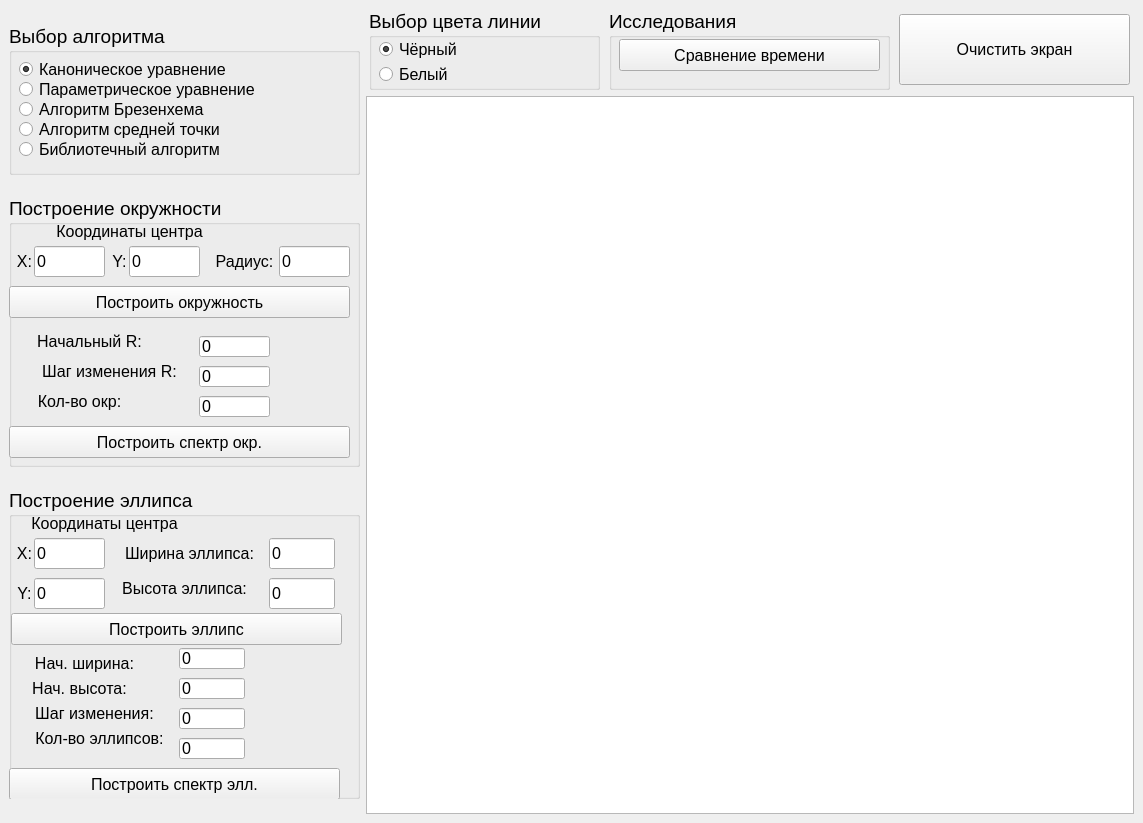
<?xml version="1.0" encoding="UTF-8"?>
<ui version="4.0">
 <class>MainWindow</class>
 <widget class="QMainWindow" name="MainWindow">
  <property name="geometry">
   <rect>
    <x>0</x>
    <y>0</y>
    <width>1143</width>
    <height>823</height>
   </rect>
  </property>
  <property name="minimumSize">
   <size>
    <width>0</width>
    <height>0</height>
   </size>
  </property>
  <property name="maximumSize">
   <size>
    <width>9999999</width>
    <height>9999999</height>
   </size>
  </property>
  <property name="windowTitle">
   <string>Лабораторная работа №4</string>
  </property>
  <widget class="QWidget" name="centralwidget">
   <layout class="QGridLayout" name="gridLayout">
    <item row="0" column="0" rowspan="2">
     <layout class="QVBoxLayout" name="verticalLayout">
      <item>
       <widget class="QGroupBox" name="groupBoxChooseAlg">
        <property name="sizePolicy">
         <sizepolicy hsizetype="Expanding" vsizetype="Expanding">
          <horstretch>0</horstretch>
          <verstretch>0</verstretch>
         </sizepolicy>
        </property>
        <property name="minimumSize">
         <size>
          <width>351</width>
          <height>151</height>
         </size>
        </property>
        <property name="maximumSize">
         <size>
          <width>351</width>
          <height>151</height>
         </size>
        </property>
        <property name="font">
         <font>
          <pointsize>14</pointsize>
         </font>
        </property>
        <property name="title">
         <string>Выбор алгоритма</string>
        </property>
        <widget class="QRadioButton" name="radioButtonKanonYr">
         <property name="geometry">
          <rect>
           <x>10</x>
           <y>30</y>
           <width>371</width>
           <height>31</height>
          </rect>
         </property>
         <property name="font">
          <font>
           <pointsize>12</pointsize>
          </font>
         </property>
         <property name="text">
          <string>Каноническое уравнение</string>
         </property>
         <property name="checked">
          <bool>true</bool>
         </property>
        </widget>
        <widget class="QRadioButton" name="radioButtonParamYr">
         <property name="geometry">
          <rect>
           <x>10</x>
           <y>50</y>
           <width>291</width>
           <height>31</height>
          </rect>
         </property>
         <property name="font">
          <font>
           <pointsize>12</pointsize>
          </font>
         </property>
         <property name="text">
          <string>Параметрическое уравнение</string>
         </property>
        </widget>
        <widget class="QRadioButton" name="radioButtonBres">
         <property name="geometry">
          <rect>
           <x>10</x>
           <y>70</y>
           <width>241</width>
           <height>31</height>
          </rect>
         </property>
         <property name="font">
          <font>
           <pointsize>12</pointsize>
          </font>
         </property>
         <property name="text">
          <string>Алгоритм Брезенхема</string>
         </property>
        </widget>
        <widget class="QRadioButton" name="radioButtonSredToch">
         <property name="geometry">
          <rect>
           <x>10</x>
           <y>90</y>
           <width>261</width>
           <height>31</height>
          </rect>
         </property>
         <property name="font">
          <font>
           <pointsize>12</pointsize>
          </font>
         </property>
         <property name="text">
          <string>Алгоритм средней точки</string>
         </property>
        </widget>
        <widget class="QRadioButton" name="radioButtonLib">
         <property name="geometry">
          <rect>
           <x>10</x>
           <y>110</y>
           <width>251</width>
           <height>31</height>
          </rect>
         </property>
         <property name="font">
          <font>
           <pointsize>12</pointsize>
          </font>
         </property>
         <property name="text">
          <string>Библиотечный алгоритм</string>
         </property>
        </widget>
       </widget>
      </item>
      <item>
       <widget class="QGroupBox" name="groupBoxDrawCircle">
        <property name="minimumSize">
         <size>
          <width>351</width>
          <height>271</height>
         </size>
        </property>
        <property name="maximumSize">
         <size>
          <width>351</width>
          <height>271</height>
         </size>
        </property>
        <property name="font">
         <font>
          <pointsize>14</pointsize>
         </font>
        </property>
        <property name="title">
         <string>Построение окружности</string>
        </property>
        <widget class="QLineEdit" name="lineEditStartX">
         <property name="geometry">
          <rect>
           <x>25</x>
           <y>50</y>
           <width>71</width>
           <height>31</height>
          </rect>
         </property>
         <property name="font">
          <font>
           <pointsize>12</pointsize>
          </font>
         </property>
         <property name="text">
          <string>0</string>
         </property>
        </widget>
        <widget class="QLabel" name="labelStartCoords">
         <property name="geometry">
          <rect>
           <x>10</x>
           <y>20</y>
           <width>221</width>
           <height>31</height>
          </rect>
         </property>
         <property name="font">
          <font>
           <pointsize>12</pointsize>
          </font>
         </property>
         <property name="frameShape">
          <enum>QFrame::NoFrame</enum>
         </property>
         <property name="frameShadow">
          <enum>QFrame::Plain</enum>
         </property>
         <property name="text">
          <string>Координаты центра</string>
         </property>
         <property name="scaledContents">
          <bool>false</bool>
         </property>
         <property name="alignment">
          <set>Qt::AlignCenter</set>
         </property>
        </widget>
        <widget class="QLabel" name="labelX">
         <property name="geometry">
          <rect>
           <x>5</x>
           <y>50</y>
           <width>21</width>
           <height>31</height>
          </rect>
         </property>
         <property name="font">
          <font>
           <pointsize>12</pointsize>
          </font>
         </property>
         <property name="frameShape">
          <enum>QFrame::NoFrame</enum>
         </property>
         <property name="frameShadow">
          <enum>QFrame::Plain</enum>
         </property>
         <property name="text">
          <string>X:</string>
         </property>
         <property name="scaledContents">
          <bool>false</bool>
         </property>
         <property name="alignment">
          <set>Qt::AlignCenter</set>
         </property>
        </widget>
        <widget class="QLabel" name="labelY">
         <property name="geometry">
          <rect>
           <x>100</x>
           <y>50</y>
           <width>21</width>
           <height>31</height>
          </rect>
         </property>
         <property name="font">
          <font>
           <pointsize>12</pointsize>
          </font>
         </property>
         <property name="frameShape">
          <enum>QFrame::NoFrame</enum>
         </property>
         <property name="frameShadow">
          <enum>QFrame::Plain</enum>
         </property>
         <property name="text">
          <string>Y:</string>
         </property>
         <property name="scaledContents">
          <bool>false</bool>
         </property>
         <property name="alignment">
          <set>Qt::AlignCenter</set>
         </property>
        </widget>
        <widget class="QLineEdit" name="lineEditStartY">
         <property name="geometry">
          <rect>
           <x>120</x>
           <y>50</y>
           <width>71</width>
           <height>31</height>
          </rect>
         </property>
         <property name="font">
          <font>
           <pointsize>12</pointsize>
          </font>
         </property>
         <property name="text">
          <string>0</string>
         </property>
        </widget>
        <widget class="QPushButton" name="pushButtonDrawCircle">
         <property name="geometry">
          <rect>
           <x>0</x>
           <y>90</y>
           <width>341</width>
           <height>32</height>
          </rect>
         </property>
         <property name="font">
          <font>
           <pointsize>12</pointsize>
          </font>
         </property>
         <property name="text">
          <string>Построить окружность</string>
         </property>
        </widget>
        <widget class="QLineEdit" name="lineEditR">
         <property name="geometry">
          <rect>
           <x>270</x>
           <y>50</y>
           <width>71</width>
           <height>31</height>
          </rect>
         </property>
         <property name="font">
          <font>
           <pointsize>12</pointsize>
          </font>
         </property>
         <property name="text">
          <string>0</string>
         </property>
        </widget>
        <widget class="QLabel" name="labelR">
         <property name="geometry">
          <rect>
           <x>180</x>
           <y>50</y>
           <width>111</width>
           <height>31</height>
          </rect>
         </property>
         <property name="font">
          <font>
           <pointsize>12</pointsize>
          </font>
         </property>
         <property name="frameShape">
          <enum>QFrame::NoFrame</enum>
         </property>
         <property name="frameShadow">
          <enum>QFrame::Plain</enum>
         </property>
         <property name="text">
          <string>Радиус:</string>
         </property>
         <property name="scaledContents">
          <bool>false</bool>
         </property>
         <property name="alignment">
          <set>Qt::AlignCenter</set>
         </property>
        </widget>
        <widget class="QPushButton" name="pushButtonDrawSpecCirc">
         <property name="geometry">
          <rect>
           <x>0</x>
           <y>230</y>
           <width>341</width>
           <height>32</height>
          </rect>
         </property>
         <property name="font">
          <font>
           <pointsize>12</pointsize>
          </font>
         </property>
         <property name="text">
          <string>Построить спектр окр.</string>
         </property>
        </widget>
        <widget class="QLabel" name="labelCount">
         <property name="geometry">
          <rect>
           <x>10</x>
           <y>190</y>
           <width>121</width>
           <height>31</height>
          </rect>
         </property>
         <property name="font">
          <font>
           <pointsize>12</pointsize>
          </font>
         </property>
         <property name="frameShape">
          <enum>QFrame::NoFrame</enum>
         </property>
         <property name="frameShadow">
          <enum>QFrame::Plain</enum>
         </property>
         <property name="text">
          <string>Кол-во окр:</string>
         </property>
         <property name="scaledContents">
          <bool>false</bool>
         </property>
         <property name="alignment">
          <set>Qt::AlignCenter</set>
         </property>
        </widget>
        <widget class="QLineEdit" name="lineEditStepR">
         <property name="geometry">
          <rect>
           <x>190</x>
           <y>170</y>
           <width>71</width>
           <height>21</height>
          </rect>
         </property>
         <property name="font">
          <font>
           <pointsize>12</pointsize>
          </font>
         </property>
         <property name="text">
          <string>0</string>
         </property>
        </widget>
        <widget class="QLabel" name="labelStepR">
         <property name="geometry">
          <rect>
           <x>10</x>
           <y>160</y>
           <width>181</width>
           <height>31</height>
          </rect>
         </property>
         <property name="font">
          <font>
           <pointsize>12</pointsize>
          </font>
         </property>
         <property name="frameShape">
          <enum>QFrame::NoFrame</enum>
         </property>
         <property name="frameShadow">
          <enum>QFrame::Plain</enum>
         </property>
         <property name="text">
          <string>Шаг изменения R:</string>
         </property>
         <property name="scaledContents">
          <bool>false</bool>
         </property>
         <property name="alignment">
          <set>Qt::AlignCenter</set>
         </property>
        </widget>
        <widget class="QLabel" name="labelStartR">
         <property name="geometry">
          <rect>
           <x>10</x>
           <y>130</y>
           <width>141</width>
           <height>31</height>
          </rect>
         </property>
         <property name="font">
          <font>
           <pointsize>12</pointsize>
          </font>
         </property>
         <property name="frameShape">
          <enum>QFrame::NoFrame</enum>
         </property>
         <property name="frameShadow">
          <enum>QFrame::Plain</enum>
         </property>
         <property name="text">
          <string>Начальный R:</string>
         </property>
         <property name="scaledContents">
          <bool>false</bool>
         </property>
         <property name="alignment">
          <set>Qt::AlignCenter</set>
         </property>
        </widget>
        <widget class="QLineEdit" name="lineEditCount">
         <property name="geometry">
          <rect>
           <x>190</x>
           <y>200</y>
           <width>71</width>
           <height>21</height>
          </rect>
         </property>
         <property name="font">
          <font>
           <pointsize>12</pointsize>
          </font>
         </property>
         <property name="text">
          <string>0</string>
         </property>
        </widget>
        <widget class="QLineEdit" name="lineEditStartR">
         <property name="geometry">
          <rect>
           <x>190</x>
           <y>140</y>
           <width>71</width>
           <height>21</height>
          </rect>
         </property>
         <property name="font">
          <font>
           <pointsize>12</pointsize>
          </font>
         </property>
         <property name="text">
          <string>0</string>
         </property>
        </widget>
       </widget>
      </item>
      <item>
       <widget class="QGroupBox" name="groupBoxDrawEll">
        <property name="minimumSize">
         <size>
          <width>351</width>
          <height>311</height>
         </size>
        </property>
        <property name="maximumSize">
         <size>
          <width>351</width>
          <height>311</height>
         </size>
        </property>
        <property name="font">
         <font>
          <pointsize>14</pointsize>
         </font>
        </property>
        <property name="title">
         <string>Построение эллипса</string>
        </property>
        <widget class="QLineEdit" name="lineEditStartXEll">
         <property name="geometry">
          <rect>
           <x>25</x>
           <y>50</y>
           <width>71</width>
           <height>31</height>
          </rect>
         </property>
         <property name="font">
          <font>
           <pointsize>12</pointsize>
          </font>
         </property>
         <property name="text">
          <string>0</string>
         </property>
        </widget>
        <widget class="QLabel" name="labelStartCoordsEll">
         <property name="geometry">
          <rect>
           <x>-10</x>
           <y>10</y>
           <width>211</width>
           <height>51</height>
          </rect>
         </property>
         <property name="font">
          <font>
           <pointsize>12</pointsize>
          </font>
         </property>
         <property name="frameShape">
          <enum>QFrame::NoFrame</enum>
         </property>
         <property name="frameShadow">
          <enum>QFrame::Plain</enum>
         </property>
         <property name="text">
          <string>Координаты центра</string>
         </property>
         <property name="scaledContents">
          <bool>false</bool>
         </property>
         <property name="alignment">
          <set>Qt::AlignCenter</set>
         </property>
        </widget>
        <widget class="QLabel" name="labelStartXEll">
         <property name="geometry">
          <rect>
           <x>5</x>
           <y>50</y>
           <width>21</width>
           <height>31</height>
          </rect>
         </property>
         <property name="font">
          <font>
           <pointsize>12</pointsize>
          </font>
         </property>
         <property name="frameShape">
          <enum>QFrame::NoFrame</enum>
         </property>
         <property name="frameShadow">
          <enum>QFrame::Plain</enum>
         </property>
         <property name="text">
          <string>X:</string>
         </property>
         <property name="scaledContents">
          <bool>false</bool>
         </property>
         <property name="alignment">
          <set>Qt::AlignCenter</set>
         </property>
        </widget>
        <widget class="QLabel" name="labelStartYEll">
         <property name="geometry">
          <rect>
           <x>0</x>
           <y>90</y>
           <width>31</width>
           <height>31</height>
          </rect>
         </property>
         <property name="font">
          <font>
           <pointsize>12</pointsize>
          </font>
         </property>
         <property name="frameShape">
          <enum>QFrame::NoFrame</enum>
         </property>
         <property name="frameShadow">
          <enum>QFrame::Plain</enum>
         </property>
         <property name="text">
          <string>Y:</string>
         </property>
         <property name="scaledContents">
          <bool>false</bool>
         </property>
         <property name="alignment">
          <set>Qt::AlignCenter</set>
         </property>
        </widget>
        <widget class="QLineEdit" name="lineEditStartYEll">
         <property name="geometry">
          <rect>
           <x>25</x>
           <y>90</y>
           <width>71</width>
           <height>31</height>
          </rect>
         </property>
         <property name="font">
          <font>
           <pointsize>12</pointsize>
          </font>
         </property>
         <property name="text">
          <string>0</string>
         </property>
        </widget>
        <widget class="QPushButton" name="pushButtonDrawEll">
         <property name="geometry">
          <rect>
           <x>2</x>
           <y>125</y>
           <width>331</width>
           <height>32</height>
          </rect>
         </property>
         <property name="font">
          <font>
           <pointsize>12</pointsize>
          </font>
         </property>
         <property name="text">
          <string>Построить эллипс</string>
         </property>
        </widget>
        <widget class="QPushButton" name="pushButtonDrawSpecEll">
         <property name="geometry">
          <rect>
           <x>0</x>
           <y>280</y>
           <width>331</width>
           <height>32</height>
          </rect>
         </property>
         <property name="font">
          <font>
           <pointsize>12</pointsize>
          </font>
         </property>
         <property name="text">
          <string>Построить спектр элл.</string>
         </property>
        </widget>
        <widget class="QLabel" name="labelCountEll">
         <property name="geometry">
          <rect>
           <x>5</x>
           <y>235</y>
           <width>171</width>
           <height>31</height>
          </rect>
         </property>
         <property name="font">
          <font>
           <pointsize>12</pointsize>
          </font>
         </property>
         <property name="frameShape">
          <enum>QFrame::NoFrame</enum>
         </property>
         <property name="frameShadow">
          <enum>QFrame::Plain</enum>
         </property>
         <property name="text">
          <string>Кол-во эллипсов:</string>
         </property>
         <property name="scaledContents">
          <bool>false</bool>
         </property>
         <property name="alignment">
          <set>Qt::AlignCenter</set>
         </property>
        </widget>
        <widget class="QLineEdit" name="lineEditStepEll">
         <property name="geometry">
          <rect>
           <x>170</x>
           <y>220</y>
           <width>66</width>
           <height>21</height>
          </rect>
         </property>
         <property name="font">
          <font>
           <pointsize>12</pointsize>
          </font>
         </property>
         <property name="text">
          <string>0</string>
         </property>
        </widget>
        <widget class="QLabel" name="labelStepEll">
         <property name="geometry">
          <rect>
           <x>5</x>
           <y>210</y>
           <width>161</width>
           <height>31</height>
          </rect>
         </property>
         <property name="font">
          <font>
           <pointsize>12</pointsize>
          </font>
         </property>
         <property name="frameShape">
          <enum>QFrame::NoFrame</enum>
         </property>
         <property name="frameShadow">
          <enum>QFrame::Plain</enum>
         </property>
         <property name="text">
          <string>Шаг изменения:</string>
         </property>
         <property name="scaledContents">
          <bool>false</bool>
         </property>
         <property name="alignment">
          <set>Qt::AlignCenter</set>
         </property>
        </widget>
        <widget class="QLabel" name="labelStartWidth">
         <property name="geometry">
          <rect>
           <x>5</x>
           <y>160</y>
           <width>141</width>
           <height>31</height>
          </rect>
         </property>
         <property name="font">
          <font>
           <pointsize>12</pointsize>
          </font>
         </property>
         <property name="frameShape">
          <enum>QFrame::NoFrame</enum>
         </property>
         <property name="frameShadow">
          <enum>QFrame::Plain</enum>
         </property>
         <property name="text">
          <string>Нач. ширина:</string>
         </property>
         <property name="scaledContents">
          <bool>false</bool>
         </property>
         <property name="alignment">
          <set>Qt::AlignCenter</set>
         </property>
        </widget>
        <widget class="QLineEdit" name="lineEditStartHeight">
         <property name="geometry">
          <rect>
           <x>170</x>
           <y>190</y>
           <width>66</width>
           <height>21</height>
          </rect>
         </property>
         <property name="font">
          <font>
           <pointsize>12</pointsize>
          </font>
         </property>
         <property name="text">
          <string>0</string>
         </property>
        </widget>
        <widget class="QLineEdit" name="lineEditCountEll">
         <property name="geometry">
          <rect>
           <x>170</x>
           <y>250</y>
           <width>66</width>
           <height>21</height>
          </rect>
         </property>
         <property name="font">
          <font>
           <pointsize>12</pointsize>
          </font>
         </property>
         <property name="text">
          <string>0</string>
         </property>
        </widget>
        <widget class="QLabel" name="labelStartHeight">
         <property name="geometry">
          <rect>
           <x>5</x>
           <y>185</y>
           <width>131</width>
           <height>31</height>
          </rect>
         </property>
         <property name="font">
          <font>
           <pointsize>12</pointsize>
          </font>
         </property>
         <property name="frameShape">
          <enum>QFrame::NoFrame</enum>
         </property>
         <property name="frameShadow">
          <enum>QFrame::Plain</enum>
         </property>
         <property name="text">
          <string>Нач. высота:</string>
         </property>
         <property name="scaledContents">
          <bool>false</bool>
         </property>
         <property name="alignment">
          <set>Qt::AlignCenter</set>
         </property>
        </widget>
        <widget class="QLineEdit" name="lineEditStartWidth">
         <property name="geometry">
          <rect>
           <x>170</x>
           <y>160</y>
           <width>66</width>
           <height>21</height>
          </rect>
         </property>
         <property name="font">
          <font>
           <pointsize>12</pointsize>
          </font>
         </property>
         <property name="text">
          <string>0</string>
         </property>
        </widget>
        <widget class="QLineEdit" name="lineEditHeight">
         <property name="geometry">
          <rect>
           <x>260</x>
           <y>90</y>
           <width>66</width>
           <height>31</height>
          </rect>
         </property>
         <property name="font">
          <font>
           <pointsize>12</pointsize>
          </font>
         </property>
         <property name="text">
          <string>0</string>
         </property>
        </widget>
        <widget class="QLabel" name="labelHeight">
         <property name="geometry">
          <rect>
           <x>90</x>
           <y>90</y>
           <width>171</width>
           <height>21</height>
          </rect>
         </property>
         <property name="font">
          <font>
           <pointsize>12</pointsize>
          </font>
         </property>
         <property name="frameShape">
          <enum>QFrame::NoFrame</enum>
         </property>
         <property name="frameShadow">
          <enum>QFrame::Plain</enum>
         </property>
         <property name="text">
          <string>Высота эллипса:</string>
         </property>
         <property name="scaledContents">
          <bool>false</bool>
         </property>
         <property name="alignment">
          <set>Qt::AlignCenter</set>
         </property>
        </widget>
        <widget class="QLabel" name="labelWidth">
         <property name="geometry">
          <rect>
           <x>100</x>
           <y>50</y>
           <width>161</width>
           <height>31</height>
          </rect>
         </property>
         <property name="font">
          <font>
           <pointsize>12</pointsize>
          </font>
         </property>
         <property name="frameShape">
          <enum>QFrame::NoFrame</enum>
         </property>
         <property name="frameShadow">
          <enum>QFrame::Plain</enum>
         </property>
         <property name="text">
          <string>Ширина эллипса:</string>
         </property>
         <property name="scaledContents">
          <bool>false</bool>
         </property>
         <property name="alignment">
          <set>Qt::AlignCenter</set>
         </property>
        </widget>
        <widget class="QLineEdit" name="lineEditWidth">
         <property name="geometry">
          <rect>
           <x>260</x>
           <y>50</y>
           <width>66</width>
           <height>31</height>
          </rect>
         </property>
         <property name="font">
          <font>
           <pointsize>12</pointsize>
          </font>
         </property>
         <property name="text">
          <string>0</string>
         </property>
        </widget>
       </widget>
      </item>
     </layout>
    </item>
    <item row="0" column="1">
     <layout class="QHBoxLayout" name="horizontalLayout">
      <item>
       <widget class="QGroupBox" name="groupBoxChooseColour">
        <property name="minimumSize">
         <size>
          <width>231</width>
          <height>81</height>
         </size>
        </property>
        <property name="maximumSize">
         <size>
          <width>231</width>
          <height>81</height>
         </size>
        </property>
        <property name="font">
         <font>
          <pointsize>14</pointsize>
         </font>
        </property>
        <property name="title">
         <string>Выбор цвета линии</string>
        </property>
        <widget class="QRadioButton" name="radioButtonBlack">
         <property name="geometry">
          <rect>
           <x>10</x>
           <y>30</y>
           <width>176</width>
           <height>20</height>
          </rect>
         </property>
         <property name="font">
          <font>
           <pointsize>12</pointsize>
          </font>
         </property>
         <property name="text">
          <string>Чёрный</string>
         </property>
         <property name="checked">
          <bool>true</bool>
         </property>
        </widget>
        <widget class="QRadioButton" name="radioButtonWhite">
         <property name="geometry">
          <rect>
           <x>10</x>
           <y>55</y>
           <width>176</width>
           <height>20</height>
          </rect>
         </property>
         <property name="font">
          <font>
           <pointsize>12</pointsize>
          </font>
         </property>
         <property name="text">
          <string>Белый</string>
         </property>
         <property name="checked">
          <bool>false</bool>
         </property>
        </widget>
       </widget>
      </item>
      <item>
       <widget class="QGroupBox" name="groupBoxResearch">
        <property name="minimumSize">
         <size>
          <width>281</width>
          <height>81</height>
         </size>
        </property>
        <property name="maximumSize">
         <size>
          <width>281</width>
          <height>81</height>
         </size>
        </property>
        <property name="font">
         <font>
          <pointsize>14</pointsize>
         </font>
        </property>
        <property name="title">
         <string>Исследования</string>
        </property>
        <widget class="QPushButton" name="pushButtonTimeComp">
         <property name="geometry">
          <rect>
           <x>10</x>
           <y>30</y>
           <width>261</width>
           <height>32</height>
          </rect>
         </property>
         <property name="font">
          <font>
           <pointsize>12</pointsize>
          </font>
         </property>
         <property name="text">
          <string>Сравнение времени</string>
         </property>
        </widget>
       </widget>
      </item>
      <item>
       <widget class="QPushButton" name="pushButtonScreenClean">
        <property name="minimumSize">
         <size>
          <width>231</width>
          <height>71</height>
         </size>
        </property>
        <property name="maximumSize">
         <size>
          <width>231</width>
          <height>71</height>
         </size>
        </property>
        <property name="font">
         <font>
          <pointsize>12</pointsize>
         </font>
        </property>
        <property name="text">
         <string>Очистить экран</string>
        </property>
       </widget>
      </item>
     </layout>
    </item>
    <item row="1" column="1">
     <widget class="QGraphicsView" name="graphicsView">
      <property name="minimumSize">
       <size>
        <width>761</width>
        <height>711</height>
       </size>
      </property>
      <property name="frameShape">
       <enum>QFrame::StyledPanel</enum>
      </property>
      <property name="lineWidth">
       <number>1</number>
      </property>
      <property name="midLineWidth">
       <number>0</number>
      </property>
      <property name="interactive">
       <bool>false</bool>
      </property>
      <property name="viewportUpdateMode">
       <enum>QGraphicsView::SmartViewportUpdate</enum>
      </property>
     </widget>
    </item>
   </layout>
  </widget>
 </widget>
 <tabstops>
  <tabstop>lineEditStartX</tabstop>
  <tabstop>lineEditStartY</tabstop>
  <tabstop>lineEditR</tabstop>
  <tabstop>lineEditStartR</tabstop>
  <tabstop>lineEditStepR</tabstop>
  <tabstop>lineEditCount</tabstop>
  <tabstop>lineEditStartXEll</tabstop>
  <tabstop>lineEditStartYEll</tabstop>
  <tabstop>lineEditWidth</tabstop>
  <tabstop>lineEditHeight</tabstop>
  <tabstop>lineEditStartWidth</tabstop>
  <tabstop>lineEditStartHeight</tabstop>
  <tabstop>lineEditStepEll</tabstop>
  <tabstop>lineEditCountEll</tabstop>
  <tabstop>pushButtonDrawEll</tabstop>
  <tabstop>radioButtonLib</tabstop>
  <tabstop>pushButtonDrawSpecEll</tabstop>
  <tabstop>pushButtonDrawCircle</tabstop>
  <tabstop>graphicsView</tabstop>
  <tabstop>radioButtonSredToch</tabstop>
  <tabstop>radioButtonKanonYr</tabstop>
  <tabstop>pushButtonDrawSpecCirc</tabstop>
  <tabstop>radioButtonWhite</tabstop>
  <tabstop>radioButtonParamYr</tabstop>
  <tabstop>radioButtonBres</tabstop>
  <tabstop>radioButtonBlack</tabstop>
 </tabstops>
 <resources/>
 <connections/>
</ui>
